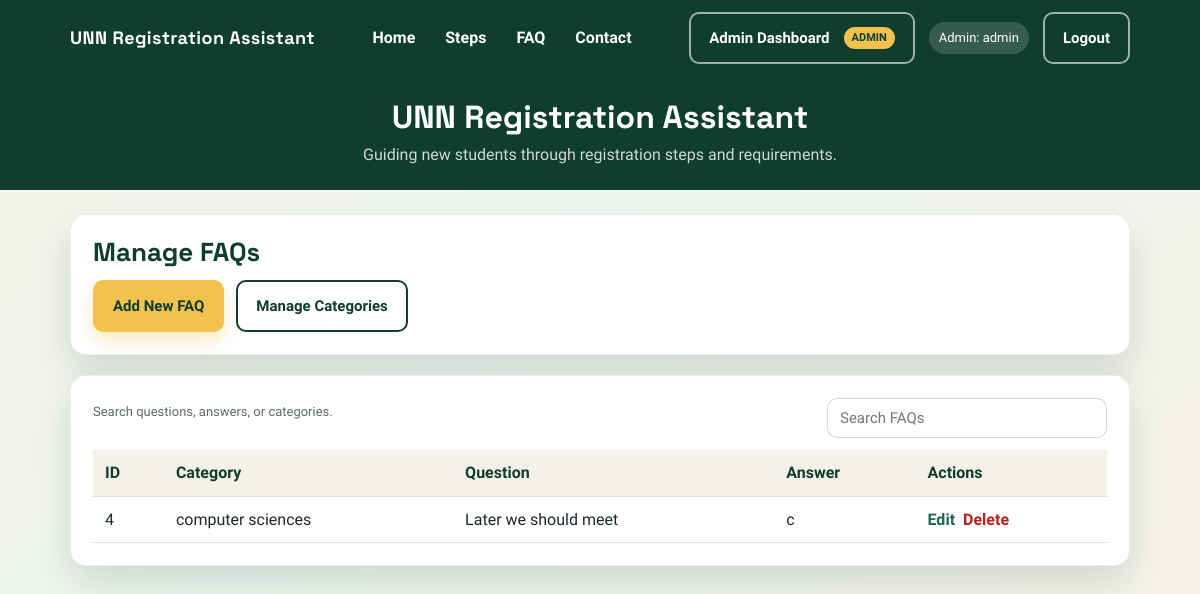
The app's page /admin/faqs (signed in) with its own data.
### tables this page shows
CREATE TABLE "faqs" (
        id INTEGER PRIMARY KEY AUTOINCREMENT,
        category_id INTEGER NOT NULL,
        question TEXT NOT NULL,
        answer TEXT NOT NULL,
        FOREIGN KEY (category_id) REFERENCES "faq_categories"(id) ON DELETE CASCADE
    );

CREATE TABLE "faq_categories" (
        id INTEGER PRIMARY KEY AUTOINCREMENT,
        name TEXT UNIQUE NOT NULL
    );

### app.py (the view)
@app.route("/admin/faqs", methods=["GET"])
def admin_faqs():
    if "admin" not in session:
        return redirect("/admin/login")
    faqs = get_faqs()
    categories = get_categories()
    return render_template("admin_faqs.html", faqs=faqs, categories=categories)

### database.py (called while the page is built)
def get_db_connection():
    conn = sqlite3.connect(DB_NAME)
    conn.row_factory = sqlite3.Row
    conn.execute("PRAGMA foreign_keys = ON")
    return conn

def get_categories():
    with get_db_connection() as conn:
        categories = conn.execute(
            "SELECT * FROM faq_categories ORDER BY name"
        ).fetchall()
    return categories

def get_faqs():
    with get_db_connection() as conn:
        faqs = conn.execute(
            """SELECT f.id, f.question, f.answer, f.category_id, c.name AS category_name
           FROM faqs f
           JOIN faq_categories c ON f.category_id = c.id
           ORDER BY c.name, f.id"""
        ).fetchall()
    return faqs

### templates/admin_faqs.html
{% extends "base.html" %}
{% block content %}
<div class="card">
    <h2>Manage FAQs</h2>
    <div class="action-row">
        <a class="btn btn-primary" href="{{ url_for('admin_add_faq') }}">Add New FAQ</a>
        <a class="btn btn-outline" href="{{ url_for('admin_faq_categories') }}">Manage Categories</a>
    </div>
</div>
<div class="card">
    <div class="table-toolbar">
        <p class="helper-text">Search questions, answers, or categories.</p>
        <input class="input table-search" type="search" placeholder="Search FAQs" data-table-search data-table-target="faqsTable">
    </div>
    {% if faqs %}
        <div class="table-wrap">
            <table class="table" id="faqsTable" data-table>
                <thead>
                    <tr>
                        <th data-sort-type="number">ID</th>
                        <th>Category</th>
                        <th>Question</th>
                        <th>Answer</th>
                        <th data-sort="false">Actions</th>
                    </tr>
                </thead>
                <tbody>
                    {% for faq in faqs %}
                    <tr>
                        <td data-sort-value="{{ faq.id }}">{{ faq.id }}</td>
                        <td>{{ faq.category_name }}</td>
                        <td>{{ faq.question }}</td>
                        <td>{{ faq.answer }}</td>
                        <td>
                            <div class="table-actions">
                                <a class="link-muted" href="{{ url_for('admin_edit_faq', faq_id=faq.id) }}">Edit</a>
                                <a class="danger-link" href="{{ url_for('admin_delete_faq', faq_id=faq.id) }}"
                                   onclick="return confirm('Are you sure you want to delete this FAQ?')">Delete</a>
                            </div>
                        </td>
                    </tr>
                    {% endfor %}
                </tbody>
            </table>
        </div>
    {% else %}
        <p class="helper-text">No FAQs found.</p>
    {% endif %}
</div>
{% endblock %}

### static/css/style.css (style rules this page uses)
:root { --green-900: #0f3d2e; --green-800: #14543f; --green-700: #1a6a4d; --green-600: #1f7a55; --green-500: #2b8a62; --gold-400: #f2c14e; --cream-100: #f7f3ea; --cream-200: #efe9dc; --ink-900: #1c2a23; --muted-600: #5d6b63; --card: #ffffff; --shadow: 0 18px 40px rgba(15, 61, 46, 0.15); --font-display: 'Space Grotesk', sans-serif; --font-body: 'Source Sans 3', sans-serif; }
* { box-sizing: border-box; }
body { font-family: var(--font-body); margin: 0; background: linear-gradient(135deg, var(--cream-100) 0%, #eef6f0 45%, var(--cream-100) 100%); color: var(--ink-900); line-height: 1.6; }
html { scroll-behavior: smooth; }
a { color: inherit; }
h1, h2, h3, h4 { font-family: var(--font-display); color: var(--green-900); margin: 0 0 12px 0; line-height: 1.2; }
h2 { font-size: 26px; }
p { margin: 0 0 12px 0; color: var(--muted-600); }
.btn, button { display: inline-flex; align-items: center; justify-content: center; gap: 8px; padding: 12px 18px; border-radius: 10px; border: 2px solid transparent; font-weight: 700; text-decoration: none; transition: transform 0.15s ease, box-shadow 0.15s ease, background 0.15s ease; font-size: 15px; cursor: pointer; }
.btn-primary { background: var(--gold-400); color: var(--green-900); box-shadow: 0 8px 18px rgba(242, 193, 78, 0.35); }
.btn-outline { border-color: var(--green-900); color: var(--green-900); background: white; }
.card { background: var(--card); border-radius: 16px; box-shadow: var(--shadow); padding: 22px; margin-bottom: 20px; border: 1px solid rgba(15, 61, 46, 0.08); }
.card h2, .card h3, .card h4 { margin-top: 0; }
.action-row { display: flex; gap: 12px; flex-wrap: wrap; align-items: center; }
.link-muted { color: var(--green-700); font-weight: 600; text-decoration: none; }
.input, select, textarea, input[type="text"], input[type="password"], input[type="email"], input[type="tel"], input[type="number"], input[type="search"], input[type="url"] { width: 100%; padding: 10px 12px; border: 1px solid rgba(15, 61, 46, 0.2); border-radius: 10px; font-family: var(--font-body); font-size: 15px; background: white; }
.helper-text { font-size: 13px; color: var(--muted-600); }
.danger-link { color: #b22222; font-weight: 600; text-decoration: none; }
.table-wrap { width: 100%; overflow-x: auto; }
.table-toolbar { display: flex; justify-content: space-between; gap: 12px; flex-wrap: wrap; align-items: center; margin-bottom: 12px; }
.table-search { max-width: 280px; }
.table { width: 100%; border-collapse: collapse; min-width: 560px; }
.table th, .table td { padding: 10px 12px; text-align: left; border-bottom: 1px solid #e4dfd3; }
.table th { background: #f5f1e8; color: var(--green-900); }
.table-sortable { cursor: pointer; user-select: none; }
.table-actions { display: flex; gap: 8px; flex-wrap: wrap; }

### records on screen
faqs: id "4", category_name "computer sciences", question "Later we should meet", answer "c"

### other values on screen
{{ session.get('admin') }} "admin"
